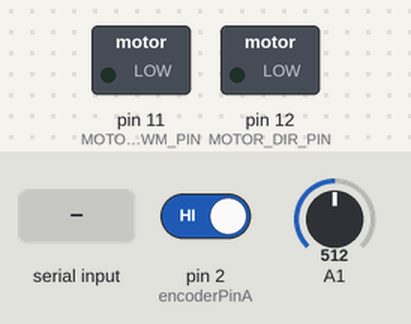
Recording of a sketch running on a simulated Arduino Uno, built with avr-gcc and run on an emulated ATmega328P. Shown: switched loads named in the sketch (green lamp = pin HIGH). The inputs (shaded band) are chosen by the test bench; at power-on: pin 2 (encoderPinA) HIGH, A1 = 512. What the sketch prints to the serial monitor is not drawn.

Above: at 1.2 s.
1.3 s: "90,45\n" received over Serial
At 1.8 s:
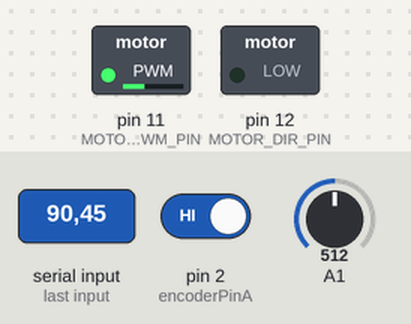
2.8 s: "30,150\n" received over Serial
At 4.0 s:
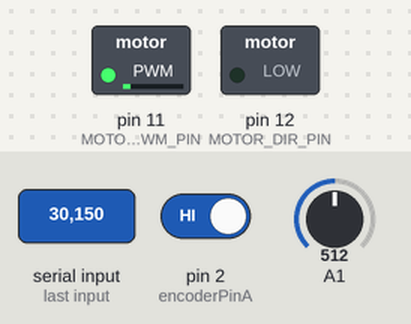
4.3 s: "200\n" received over Serial
At 5.3 s:
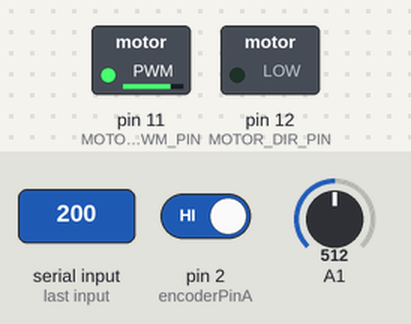
5.8 s: "90\n" received over Serial
At 6.4 s:
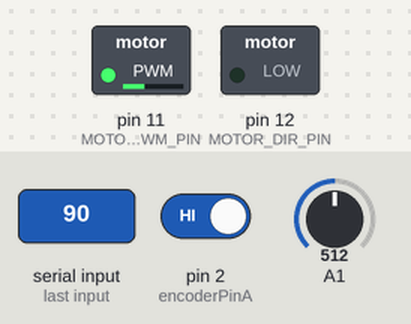
Timing chart, 0 to 8.3 s (numbered marks = the images above; inputs shaded):
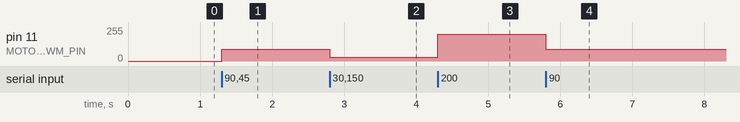

Measured:
- after the input at 1.3 s, pin 11 (MOTOR_PWM_PIN): 0/255 → 90/255 at once
- after the input at 2.8 s, pin 11 (MOTOR_PWM_PIN): 90/255 → 30/255 at once
- after the input at 4.3 s, pin 11 (MOTOR_PWM_PIN): 30/255 → 200/255 at once
- after the input at 5.8 s, pin 11 (MOTOR_PWM_PIN): 200/255 → 90/255 at once

The sketch:

test_PID_CPS.ino
```cpp
// ================== Arduino — RPi 통신 (30ms 루프 / 20ms 액츄에이터 지연) ==================
#include <Arduino.h>
#include <math.h>

// ---------------- 핀 설정 ----------------
const int MOTOR_DIR_PIN = 12;
const int MOTOR_PWM_PIN = 11;

const int encoderPinA   = 2;   // 인터럽트 핀 (A상)
const int encoderPinB   = 7;   // B상

volatile long encoderCount = 0;

// ---------------- 센서/보정 상수 ----------------
float  ADCvalue      = 0.0f;
float  currentAngle  = 0.0f;
const float ADCmin   = 104.0f;
const float ADCmax   = 919.0f;
const float ANGLE_OFFSET = 77.3 - 1.73 + 34.0 - 1.0; // 사용 중인 오프셋

// ---------------- 타겟 ----------------
double targetAngle    = 0.0; // 필요시 상위 시스템에서 추후 확장 가능 (현재는 0 기준)
double targetPosition = 0.0;

// ---------------- 출력(y) / 입력(u) ----------------
double y0_angleError = 0.0;      // y[0]
double y1_posError   = 0.0;      // y[1]
double u_applied     = 0.0;      // 마지막으로 적용된 u (타임아웃 시 유지)

// ---------------- 타이밍 ----------------
const unsigned long controlIntervalMs = 30; // 전체 제어 주기
const unsigned long actuationDelayMs  = 20; // 루프 시작→구동까지 고정 지연
unsigned long t_next = 0;                   // 다음 루프 기준시각(드리프트 제거)

// ---------------- 유틸 ----------------
inline float getCartDistanceM() {
  // 엔코더 255 CPR 가정
  return (encoderCount * 2.0f * PI) / 255.0f;
}

inline void moveMotor(int pwm, bool forward) {
  digitalWrite(MOTOR_DIR_PIN, forward ? HIGH : LOW);
  analogWrite(MOTOR_PWM_PIN, pwm);
}

inline void stopMotor() {
  analogWrite(MOTOR_PWM_PIN, 0);
}

// ---------------- 엔코더 ISR ----------------
void updateEncoder() {
  bool A = digitalRead(encoderPinA);
  bool B = digitalRead(encoderPinB);
  if (A == B) encoderCount++;
  else        encoderCount--;
}

// ---------------- ADC 평균 필터 함수 ----------------
// sampleCount가 클수록 잡음은 줄고 시간은 늘어납니다(루프 예산 고려).
float readFilteredADC(int pin, int sampleCount = 100) {
  long total = 0;
  for (int i = 0; i < sampleCount; i++) {
    total += analogRead(pin);
    delayMicroseconds(5);
  }
  return total / (float)sampleCount;
}

// ---------------- u 수신 (기간 내 1회만) ----------------
// '\n' 또는 '\r'로 끝나는 실수 문자열 1개를 기간 내에 받으면 true
bool readUSingleWithin(unsigned long windowMs, double &u_out) {
  static char buf[24];
  static byte idx = 0;

  unsigned long deadline = millis() + windowMs;
  while ((long)(deadline - millis()) > 0) {
    while (Serial.available() > 0) {
      char c = Serial.read();
      if (c == '\n' || c == '\r') {
        if (idx > 0) {
          buf[idx] = '\0';
          idx = 0;
          u_out = atof(buf);
          return true;  // 이번 루프에선 단 1회만 수신
        }
        idx = 0; // 빈 줄이면 초기화 후 계속
      } else {
        if (idx < sizeof(buf) - 1) buf[idx++] = c;
      }
    }
    delayMicroseconds(200);
  }
  idx = 0; // 타임아웃 시 버퍼 정리
  return false;
}

// ---------------- 설정 ----------------
void setup() {
  Serial.begin(115200);

  pinMode(MOTOR_DIR_PIN, OUTPUT);
  pinMode(MOTOR_PWM_PIN, OUTPUT);

  pinMode(encoderPinA, INPUT_PULLUP);
  pinMode(encoderPinB, INPUT_PULLUP);
  attachInterrupt(digitalPinToInterrupt(encoderPinA), updateEncoder, CHANGE);

  stopMotor();
  t_next = millis(); // 현재 시각부터 스케줄 시작

  // 필요시 초기 상태 알림 한 줄 (디버깅용)
  Serial.println("READY");
}

// ---------------- 메인 루프 ----------------
void loop() {
  // 스케줄된 30ms 타이밍에 맞춰 실행 (드리프트 제거)
  if ((long)(millis() - t_next) >= 0) {
    unsigned long t_start = t_next;
    t_next += controlIntervalMs;

    // ---------------- 센싱/전처리 (LPF 적용) ----------------
    // 1) ADC → 각도 (평균 필터 사용)
    ADCvalue = readFilteredADC(A1, 100); // 시간 예산에 맞춰 sampleCount 조절 가능
    currentAngle = (ADCvalue - ADCmin) * 360.0f / (ADCmax - ADCmin);
    currentAngle = constrain(currentAngle, 0.0f, 360.0f);

    // 2) 오프셋 보정
    currentAngle += ANGLE_OFFSET;
    if (currentAngle < 0.0f)    currentAngle += 360.0f;
    if (currentAngle >= 360.0f) currentAngle -= 360.0f;

    // 3) -180 ~ +180 변환
    float relativeAngle = currentAngle;
    if (relativeAngle > 180.0f) relativeAngle -= 360.0f;

    // 4) 각도 오차 (목표는 0)
    targetAngle = 0.0;
    double angleError = (double)targetAngle - (double)relativeAngle;

    // 5) 위치 오차
    double cartPosition  = (double)getCartDistanceM();
    double positionError = (double)targetPosition - cartPosition;

    // ---------------- y 송신 ----------------
    y0_angleError = angleError;
    y1_posError   = positionError;

    // 3) y 송신: "y0,y1\n" (소수 6자리)
    Serial.print(y0_angleError, 6);
    Serial.print(",");
    Serial.println(y1_posError, 6);

    // ---------------- actuationDelay 창 내 u 수신 ----------------
    // 루프 시작 시각 기준 정확히 20ms 지연 내에서 u 1회만 수신 시도
    double u_recv = u_applied;           // 기본값: 직전 u 유지
    bool got = readUSingleWithin(actuationDelayMs, u_recv);
    if (got) u_applied = u_recv;         // 수신되면 갱신

    // (정밀 지연) 루프 시작→20ms 도달 보장
    while ((long)(millis() - t_start) < (long)actuationDelayMs) {
      // 남은 수 μs 동안 바쁜대기 (짧은 sleep로 CPU 점유율 최소화)
      delayMicroseconds(50);
    }

    // ---------------- 모터 구동 ----------------
    // 네거티브 피드백
    double u_cmd = -u_applied;
    int pwmValue = constrain((int)fabs(u_cmd), 0, 255);
    bool forward = (u_cmd > 0.0);
    moveMotor(pwmValue, forward);

    // ---------------- 30ms 정합 ----------------
    while ((long)(millis() - t_start) < (long)controlIntervalMs) {
      delayMicroseconds(100);
    }
  }
}
```
